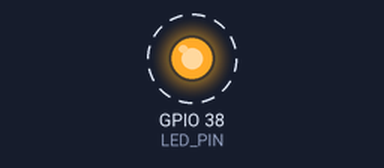
Recording of a sketch running on a simulated ESP32-S3. Shown: output pins drawn as LEDs (lit = HIGH). Dashed ring = blinking. What the sketch prints to the serial monitor is not drawn.

Above: at 0.5 s.
Timing chart, 0 to 4.6 s (numbered marks = the images above):
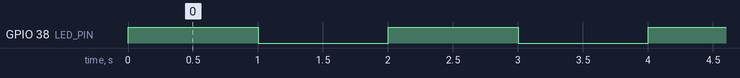

Measured:
- by itself, GPIO 38 (LED_PIN): alternates HIGH for 1.0 s and LOW for 1.0 s

The sketch:

led_test.ino
```cpp
/*
 * AlertDrive - LED Component Test
 * Board: ESP32-S3 N16R8
 * LED GPIO: 38
 * Purpose: Verify LED operation
 */

#define LED_PIN 38

void setup() {
  Serial0.begin(115200);

  pinMode(LED_PIN, OUTPUT);
  digitalWrite(LED_PIN, LOW);

  Serial0.println("AlertDrive LED Test Started");
}

void loop() {
  digitalWrite(LED_PIN, HIGH);
  Serial0.println("LED ON");
  delay(1000);

  digitalWrite(LED_PIN, LOW);
  Serial0.println("LED OFF");
  delay(1000);
}
```
